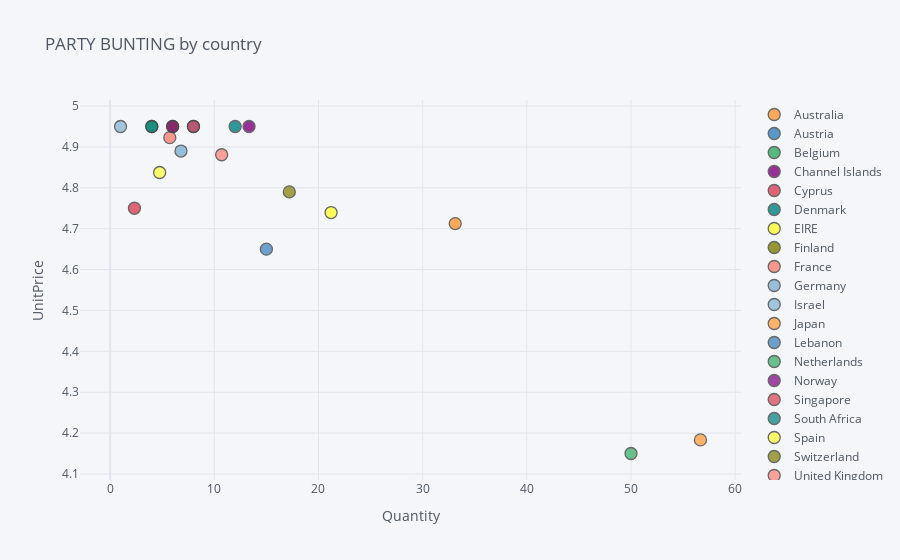

The cell this chart's notebook holds for it:
### Markdown cell above
## 3. Create an interactive scatter plot showing the relationship between average quantity (x-axis) and average unit price (y-axis) for the product PARTY BUNTING with the plot points color-coded by country (categories).

### Code cell
data_print3 = data[data.Description == "PARTY BUNTING"]
d3=data_print3.groupby('Country').agg({'Quantity':'mean','UnitPrice':'mean'})
d3=d3.reset_index()
d3.iplot( x='Quantity', y='UnitPrice',categories='Country',
           xTitle='Quantity', yTitle='UnitPrice',
           title='PARTY BUNTING by country')

### Figure 1 — Plotly figure (JSON) as saved in the notebook; plotly's stock layout.template omitted (floating-point values rounded to 4 significant figures)
{"data": [{"marker": {"color": "rgba(255, 153, 51, 1.0)", "line": {"width": 1.3}, "opacity": 0.8, "size": 12, "symbol": "circle"}, "mode": "markers", "name": "Australia", "textfont": {"color": "#4D5663"}, "type": "scatter", "x": [33.12], "y": [4.713]}, {"marker": {"color": "rgba(55, 128, 191, 1.0)", "line": {"width": 1.3}, "opacity": 0.8, "size": 12, "symbol": "circle"}, "mode": "markers", "name": "Austria", "textfont": {"color": "#4D5663"}, "type": "scatter", "x": [8], "y": [4.95]}, {"marker": {"color": "rgba(50, 171, 96, 1.0)", "line": {"width": 1.3}, "opacity": 0.8, "size": 12, "symbol": "circle"}, "mode": "markers", "name": "Belgium", "textfont": {"color": "#4D5663"}, "type": "scatter", "x": [4], "y": [4.95]}, {"marker": {"color": "rgba(128, 0, 128, 1.0)", "line": {"width": 1.3}, "opacity": 0.8, "size": 12, "symbol": "circle"}, "mode": "markers", "name": "Channel Islands", "textfont": {"color": "#4D5663"}, "type": "scatter", "x": [13.33], "y": [4.95]}, {"marker": {"color": "rgba(219, 64, 82, 1.0)", "line": {"width": 1.3}, "opacity": 0.8, "size": 12, "symbol": "circle"}, "mode": "markers", "name": "Cyprus", "textfont": {"color": "#4D5663"}, "type": "scatter", "x": [2.333], "y": [4.75]}, {"marker": {"color": "rgba(0, 128, 128, 1.0)", "line": {"width": 1.3}, "opacity": 0.8, "size": 12, "symbol": "circle"}, "mode": "markers", "name": "Denmark", "textfont": {"color": "#4D5663"}, "type": "scatter", "x": [12], "y": [4.95]}, {"marker": {"color": "rgba(255, 255, 51, 1.0)", "line": {"width": 1.3}, "opacity": 0.8, "size": 12, "symbol": "circle"}, "mode": "markers", "name": "EIRE", "textfont": {"color": "#4D5663"}, "type": "scatter", "x": [21.21], "y": [4.739]}, {"marker": {"color": "rgba(128, 128, 0, 1.0)", "line": {"width": 1.3}, "opacity": 0.8, "size": 12, "symbol": "circle"}, "mode": "markers", "name": "Finland", "textfont": {"color": "#4D5663"}, "type": "scatter", "x": [6], "y": [4.95]}, {"marker": {"color": "rgba(251, 128, 114, 1.0)", "line": {"width": 1.3}, "opacity": 0.8, "size": 12, "symbol": "circle"}, "mode": "markers", "name": "France", "textfont": {"color": "#4D5663"}, "type": "scatter", "x": [5.727], "y": [4.923]}, {"marker": {"color": "rgba(128, 177, 211, 1.0)", "line": {"width": 1.3}, "opacity": 0.8, "size": 12, "symbol": "circle"}, "mode": "markers", "name": "Germany", "textfont": {"color": "#4D5663"}, "type": "scatter", "x": [6.8], "y": [4.89]}, {"marker": {"color": "rgba(128, 177, 211, 0.8999999999999999)", "line": {"width": 1.3}, "opacity": 0.8, "size": 12, "symbol": "circle"}, "mode": "markers", "name": "Israel", "textfont": {"color": "#4D5663"}, "type": "scatter", "x": [1], "y": [4.95]}, {"marker": {"color": "rgba(255, 153, 51, 0.8999999999999999)", "line": {"width": 1.3}, "opacity": 0.8, "size": 12, "symbol": "circle"}, "mode": "markers", "name": "Japan", "textfont": {"color": "#4D5663"}, "type": "scatter", "x": [56.67], "y": [4.183]}, {"marker": {"color": "rgba(55, 128, 191, 0.8999999999999999)", "line": {"width": 1.3}, "opacity": 0.8, "size": 12, "symbol": "circle"}, "mode": "markers", "name": "Lebanon", "textfont": {"color": "#4D5663"}, "type": "scatter", "x": [15], "y": [4.65]}, {"marker": {"color": "rgba(50, 171, 96, 0.8999999999999999)", "line": {"width": 1.3}, "opacity": 0.8, "size": 12, "symbol": "circle"}, "mode": "markers", "name": "Netherlands", "textfont": {"color": "#4D5663"}, "type": "scatter", "x": [50], "y": [4.15]}, {"marker": {"color": "rgba(128, 0, 128, 0.8999999999999999)", "line": {"width": 1.3}, "opacity": 0.8, "size": 12, "symbol": "circle"}, "mode": "markers", "name": "Norway", "textfont": {"color": "#4D5663"}, "type": "scatter", "x": [6], "y": [4.95]}, {"marker": {"color": "rgba(219, 64, 82, 0.8999999999999999)", "line": {"width": 1.3}, "opacity": 0.8, "size": 12, "symbol": "circle"}, "mode": "markers", "name": "Singapore", "textfont": {"color": "#4D5663"}, "type": "scatter", "x": [8], "y": [4.95]}, {"marker": {"color": "rgba(0, 128, 128, 0.8999999999999999)", "line": {"width": 1.3}, "opacity": 0.8, "size": 12, "symbol": "circle"}, "mode": "markers", "name": "South Africa", "textfont": {"color": "#4D5663"}, "type": "scatter", "x": [4], "y": [4.95]}, {"marker": {"color": "rgba(255, 255, 51, 0.8999999999999999)", "line": {"width": 1.3}, "opacity": 0.8, "size": 12, "symbol": "circle"}, "mode": "markers", "name": "Spain", "textfont": {"color": "#4D5663"}, "type": "scatter", "x": [4.75], "y": [4.838]}, {"marker": {"color": "rgba(128, 128, 0, 0.8999999999999999)", "line": {"width": 1.3}, "opacity": 0.8, "size": 12, "symbol": "circle"}, "mode": "markers", "name": "Switzerland", "textfont": {"color": "#4D5663"}, "type": "scatter", "x": [17.2], "y": [4.79]}, {"marker": {"color": "rgba(251, 128, 114, 0.8999999999999999)", "line": {"width": 1.3}, "opacity": 0.8, "size": 12, "symbol": "circle"}, "mode": "markers", "name": "United Kingdom", "textfont": {"color": "#4D5663"}, "type": "scatter", "x": [10.71], "y": [4.881]}], "layout": {"legend": {"bgcolor": "#F5F6F9", "font": {"color": "#4D5663"}}, "paper_bgcolor": "#F5F6F9", "plot_bgcolor": "#F5F6F9", "title": {"font": {"color": "#4D5663"}, "text": "PARTY BUNTING by country"}, "xaxis": {"gridcolor": "#E1E5ED", "showgrid": true, "tickfont": {"color": "#4D5663"}, "title": {"font": {"color": "#4D5663"}, "text": "Quantity"}, "zerolinecolor": "#E1E5ED"}, "yaxis": {"gridcolor": "#E1E5ED", "showgrid": true, "tickfont": {"color": "#4D5663"}, "title": {"font": {"color": "#4D5663"}, "text": "UnitPrice"}, "zerolinecolor": "#E1E5ED"}}}
